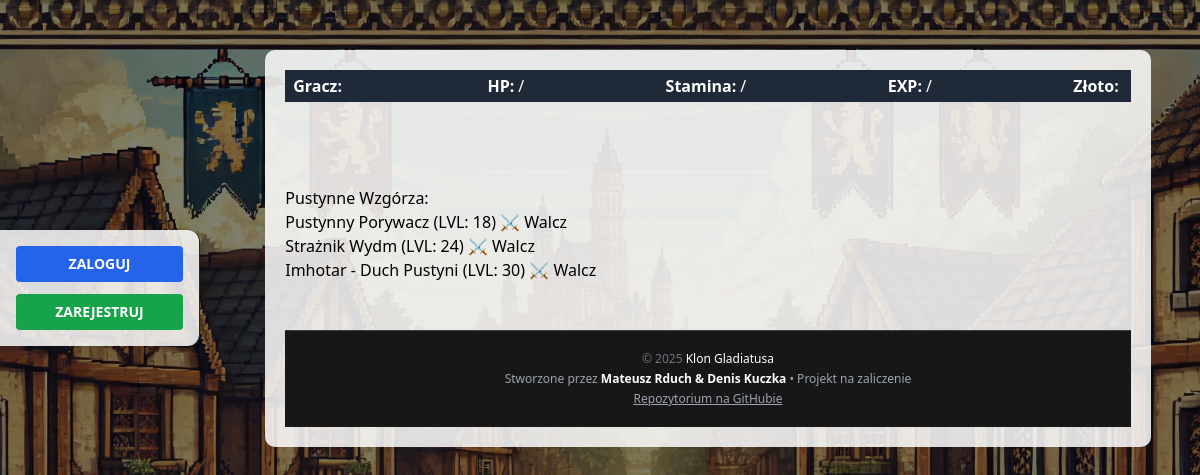
The app's page /lokacje/dessert_hills/ with its own data.
### lokacje/models.py (models this page shows, shortened)
class Location(models.Model):
    name = models.CharField(max_length=25, default="test_location")
    enemies = models.ManyToManyField('Enemy', related_name='locations')

class Enemy(models.Model):
    ENEMY_TYPES = [
        ('normal', 'Normalny'),
        ('elite', 'Elita'),
        ('boss', 'Boss'),
    ]
    name = models.CharField(max_length=25, default="test_object")
    description = models.TextField(default="Opis przeciwnika", blank=True)
    lvl = models.PositiveIntegerField(default=1)
    base_strenght = models.IntegerField(default=1)
    base_intelect = models.IntegerField(default=1)
    base_dexterity = models.IntegerField(default=1)
    base_constitution = models.IntegerField(default=1)
    gold_drop = models.IntegerField(default=0)
    base_hp = models.IntegerField(default=100)
    base_attack = models.IntegerField(default=0)
    base_defence = models.IntegerField(default=0)
    loot_table = models.ManyToManyField(Item, blank=True, related_name='loot_table')
    type = models.CharField(max_length=10, choices=ENEMY_TYPES, default='normal')
    created_at = models.DateTimeField(auto_now_add=True)
    updated_at = models.DateTimeField(auto_now=True)
    drop_chance = models.DecimalField(decimal_places=2, max_digits=3, default=0.01)
    portrait = models.ImageField(upload_to="portraits/", blank=True, null=True, help_text="Portret wroga")
    def __str__(self):
        return self.name

### lokacje/views.py (the view)
# urls.py: path('dessert_hills/', views.dessert_hills_view, name='dessert_hills'),
def dessert_hills_view(request):
    location = Location.objects.get(id=3)
    enemies = location.enemies.all()
    return render(request, 'lokacje/dessert_hills.html', {'location': location, 'enemies': enemies})

### inventory/context_processors.py (called while the page is built)
def player_banner_context(request):
    if request.user.is_authenticated:
        try:
            player = UserProfile.objects.get(user=request.user)
            return {'player': player}
        except UserProfile.DoesNotExist:
            return {}
    return {}

### lokacje/templates/lokacje/dessert_hills.html (shortened to what this page needs)
{% extends "base.html" %}
{% load static %}
{% block banner_up %}
{% include 'banner_up.html' %}
{% endblock %}
{% block sidebar %}
{% include 'sidebar.html' %}
{% endblock %}
{% block content %}
{% include "enemy_list.html" %}
{% endblock %}
{% block footer %}
{% include 'footer.html' %}
{% endblock %}

### templates/enemy_list.html
<h1>{{ location.name }}:</h1>
    <ul>
        {% for enemy in enemies %}
            <li>
                <span>{{ enemy }} (LVL: {{ enemy.lvl }})</span>
                <a href="{% url 'fight' enemy_id=enemy.id %}" class="fight-link">⚔️ Walcz</a>
            </li>
        {% endfor %}
    </ul>

### static/css/custom.css (style rules this page uses)
body { background: url('/static/images/background.jpg') no-repeat center center fixed; background-size: cover; color: black; }

### records on screen
Location: name "Pustynne Wzgórza"
Enemy: name "Pustynny Porywacz", lvl "18"
Enemy: name "Strażnik Wydm", lvl "24"
Enemy: name "Imhotar - Duch Pustyni", lvl "30"

### other values on screen
{{ year|default:2025 }} "2025"
